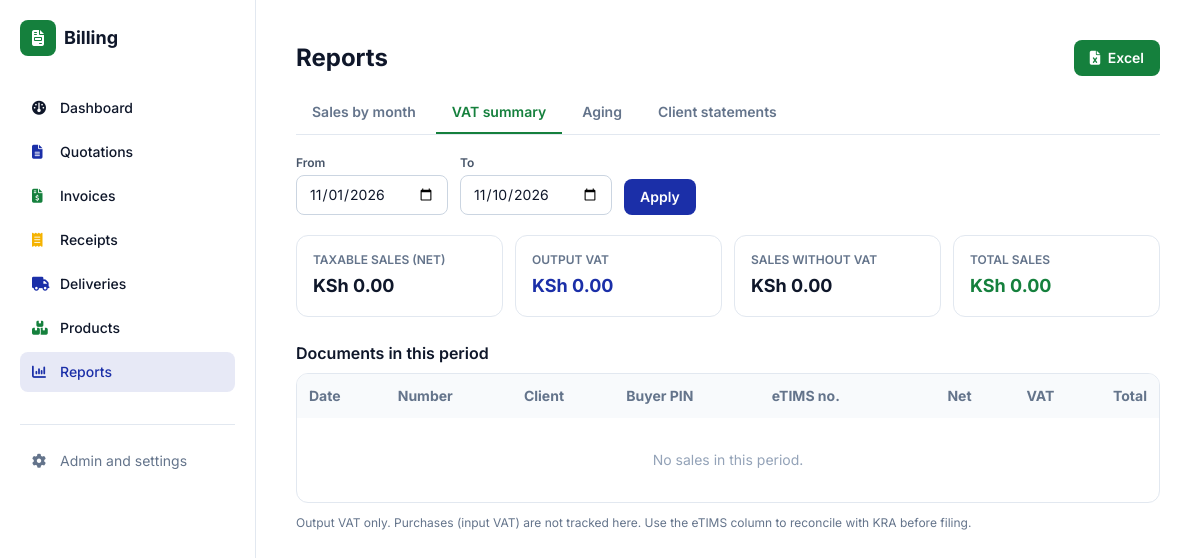
Page /reports/vat/ (signed in) on the earlier database version.
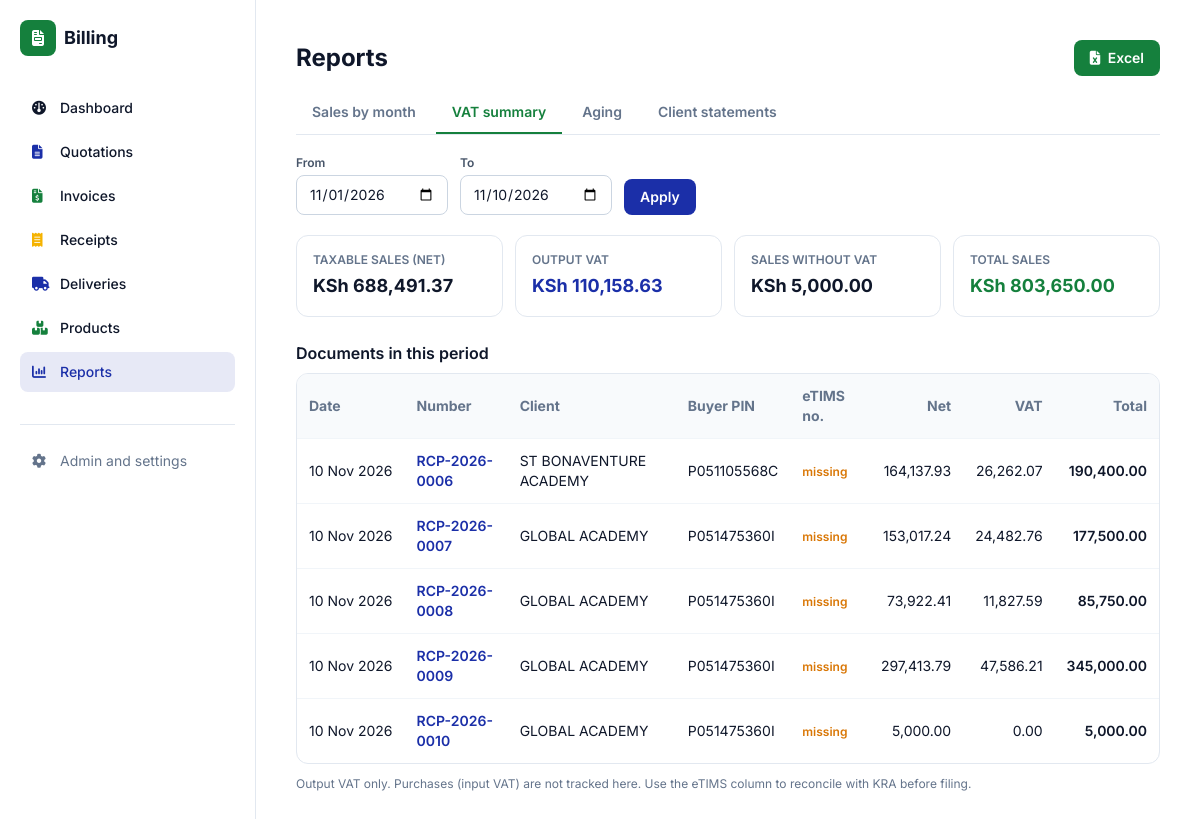
Same page on the later database version.
### documents/models.py (models this page shows, shortened)
class Document(models.Model):
    QUOTATION, INVOICE, RECEIPT = "quotation", "invoice", "receipt"
    TYPES = [(QUOTATION, "Quotation"), (INVOICE, "Invoice"), (RECEIPT, "Receipt")]
    PREFIX = {QUOTATION: "QUO", INVOICE: "INV", RECEIPT: "RCP"}
    STATUSES = [
        ("draft", "Draft"), ("sent", "Sent"), ("accepted", "Accepted"),
        ("paid", "Paid"), ("void", "Void"),
    ]
    PAYMENT_METHODS = [
        ("cash", "Cash"), ("mpesa", "M-Pesa"), ("bank", "Bank Transfer"), ("card", "Card"),
    ]
    VAT_MODES = [
        ("exclusive", "VAT exclusive (add VAT on top)"),
        ("inclusive", "VAT inclusive (prices include VAT)"),
        ("none", "No VAT"),
    ]
    doc_type = models.CharField(max_length=10, choices=TYPES)
    number = models.CharField(max_length=30, unique=True, editable=False)
    client = models.ForeignKey(Client, null=True, blank=True, on_delete=models.SET_NULL)
    client_name = models.CharField(max_length=150, blank=True, help_text="Walk-in name if no client")
    issue_date = models.DateField(default=timezone.localdate)
    due_date = models.DateField(null=True, blank=True)
    status = models.CharField(max_length=10, choices=STATUSES, default="draft")
    vat_mode = models.CharField(max_length=10, choices=VAT_MODES, default="exclusive")
    served_by = models.CharField(max_length=80, blank=True)
    discount = models.DecimalField(max_digits=12, decimal_places=2, default=0)
    payment_method = models.CharField(max_length=10, choices=PAYMENT_METHODS, blank=True)
    payment_reference = models.CharField(max_length=60, blank=True)
    notes = models.TextField(blank=True)
    terms = models.TextField(blank=True)
    buyer_pin = models.CharField("Buyer KRA PIN", max_length=20, blank=True)
    etims_invoice_no = models.CharField("eTIMS invoice no.", max_length=60, blank=True)
    etims_qr = models.CharField("eTIMS QR data or link", max_length=500, blank=True,
                                help_text="Paste the QR link or data KRA gives you for this invoice")
    share_token = models.CharField(max_length=32, unique=True, null=True, blank=True, editable=False)
    share_viewed_at = models.DateTimeField(null=True, blank=True, editable=False)
    business = models.JSONField(default=dict, blank=True, editable=False)
    source = models.ForeignKey("self", null=True, blank=True, on_delete=models.SET_NULL,
                               related_name="converted")
    created_at = models.DateTimeField(auto_now_add=True)
    class Meta:
        ordering = ["-created_at"]
    @property
    def display_client(self):
        return self.client.name if self.client else (self.client_name or "Walk-in Customer")
    @cached_property
    def biz(self):
        data = dict(self.business or {})
        if not data:
            p = BusinessProfile.get()
            data = p.snapshot() if p else {}
        for key in ("name", "tagline", "address", "phone", "email", "kra_pin",
                    "payment_details", "receipt_footer", "logo", "signature", "stamp"):
            data.setdefault(key, "")
        data.setdefault("vat_rate", "16.00")
        return SimpleNamespace(**data)
    @cached_property
    def vat_rate(self):
        return Decimal(str(self.biz.vat_rate))
    @property
    def items_total(self):
        return sum((i.line_total for i in self.items.all()), Decimal("0"))
    @property
    def gross(self):
        return max(self.items_total - self.discount, Decimal("0"))
    @property
    def net_amount(self):
        if self.vat_mode == "inclusive":
            return (self.gross / (1 + self.vat_rate / 100)).quantize(Decimal("0.01"))
        return self.gross
    @property
    def vat_amount(self):
        if self.vat_mode == "exclusive":
            return (self.gross * self.vat_rate / 100).quantize(Decimal("0.01"))
        if self.vat_mode == "inclusive":
            return self.gross - self.net_amount
        return Decimal("0")
    @property
    def total(self):
        return self.gross + self.vat_amount if self.vat_mode == "exclusive" else self.gross
    @property
    def buyer_pin_display(self):
        return self.buyer_pin or (self.client.kra_pin if self.client else "")

class Client(models.Model):
    name = models.CharField(max_length=150)
    phone = models.CharField(max_length=50, blank=True)
    email = models.EmailField(blank=True)
    address = models.TextField(blank=True)
    kra_pin = models.CharField(max_length=30, blank=True)
    class Meta:
        ordering = ["name"]

class DocumentItem(models.Model):
    document = models.ForeignKey(Document, related_name="items", on_delete=models.CASCADE)
    description = models.CharField(max_length=255)
    serial_numbers = models.TextField(blank=True, help_text="Optional, one per line")
    quantity = models.DecimalField(max_digits=10, decimal_places=2, default=1)
    unit_price = models.DecimalField(max_digits=12, decimal_places=2)
    product = models.ForeignKey("Product", null=True, blank=True, on_delete=models.SET_NULL,
                                related_name="sold_items")
    @property
    def line_total(self):
        return self.quantity * self.unit_price

### documents/report_views.py (the view, shortened to what this page needs)
# urls.py: path("reports/vat/", report_views.vat, name="report_vat"),
@login_required
def vat(request):
    today = timezone.localdate()
    start = _date(request.GET.get("from"), today.replace(day=1))
    end = _date(request.GET.get("to"), today)
    docs = list(sales_docs(start, end))
    taxable = vat_total = exempt = gross = ZERO
    by_month = {}
    for d in docs:
        m = by_month.setdefault(d.issue_date.strftime("%Y-%m"), {"net": ZERO, "vat": ZERO, "none": ZERO})
        if d.vat_mode == "none":
            exempt += d.total
            m["none"] += d.total
        else:
            taxable += d.net_amount
            vat_total += d.vat_amount
            m["net"] += d.net_amount
            m["vat"] += d.vat_amount
        gross += d.total
    return render(request, "documents/reports/vat.html", {
        "tab": "vat", "docs": docs, "start": start, "end": end, "taxable": taxable,
        "vat_total": vat_total, "exempt": exempt, "gross": gross,
        "months": sorted(by_month.items()), "querystring": _qs(request)})

### documents/report_views.py (called while the page is built)
def sales_q():
    return (Q(doc_type="invoice", status__in=["sent", "paid"]) |
            (Q(doc_type="receipt", status="paid") & ~Q(source__doc_type="invoice")))

def sales_docs(start, end):
    return (Document.objects.filter(sales_q(), issue_date__gte=start, issue_date__lte=end)
            .select_related("client").prefetch_related("items").order_by("issue_date", "id"))

def _date(value, default):
    try:
        return parse_date(value or "") or default
    except ValueError:
        return default

def _qs(request):
    params = request.GET.copy()
    params.pop("export", None)
    return params.urlencode()

### templates/documents/reports/vat.html (shortened to what this page needs)
{% extends "documents/reports/base.html" %}
{% block actions %}
<a href="?{% if querystring %}{{ querystring }}&amp;{% endif %}export=xlsx" class="no-print px-4 py-2 rounded-lg bg-brand-green text-white text-sm font-semibold text-center"><i class="fa-solid fa-file-excel mr-1"></i> Excel</a>
{% endblock %}
{% block report %}
<form method="get" class="grid grid-cols-2 md:flex md:items-end gap-3 mb-5 text-sm no-print">
  <div><label class="block text-xs font-semibold text-slate-600 mb-1">From</label><input type="date" name="from" value="{{ start|date:'Y-m-d' }}" class="w-full rounded-lg border border-slate-300 px-3 py-2"></div>
  <div><label class="block text-xs font-semibold text-slate-600 mb-1">To</label><input type="date" name="to" value="{{ end|date:'Y-m-d' }}" class="w-full rounded-lg border border-slate-300 px-3 py-2"></div>
  <button class="col-span-2 md:col-span-1 bg-brand-blue text-white font-semibold px-4 py-2 rounded-lg">Apply</button>
</form>
<div class="grid grid-cols-2 lg:grid-cols-4 gap-3 mb-6">
  <div class="rounded-xl border border-slate-200 p-4"><p class="text-xs font-semibold text-slate-500 uppercase">Taxable sales (net)</p><p class="mt-1 text-lg font-bold">KSh {{ taxable|floatformat:"2g" }}</p></div>
  <div class="rounded-xl border border-slate-200 p-4"><p class="text-xs font-semibold text-slate-500 uppercase">Output VAT</p><p class="mt-1 text-lg font-bold text-brand-blue">KSh {{ vat_total|floatformat:"2g" }}</p></div>
  <div class="rounded-xl border border-slate-200 p-4"><p class="text-xs font-semibold text-slate-500 uppercase">Sales without VAT</p><p class="mt-1 text-lg font-bold">KSh {{ exempt|floatformat:"2g" }}</p></div>
  <div class="rounded-xl border border-slate-200 p-4"><p class="text-xs font-semibold text-slate-500 uppercase">Total sales</p><p class="mt-1 text-lg font-bold text-brand-green">KSh {{ gross|floatformat:"2g" }}</p></div>
</div>
<h2 class="font-semibold mb-2">Documents in this period</h2>
<div class="rounded-xl border border-slate-200 overflow-x-auto"><table class="w-full text-sm">
  <thead class="bg-slate-50 text-left text-slate-500"><tr><th class="p-3">Date</th><th class="p-3">Number</th><th class="p-3">Client</th><th class="p-3">Buyer PIN</th><th class="p-3">eTIMS no.</th><th class="p-3 text-right">Net</th><th class="p-3 text-right">VAT</th><th class="p-3 text-right">Total</th></tr></thead>
  {% for d in docs %}<tr class="border-t border-slate-100">
    <td class="p-3 whitespace-nowrap">{{ d.issue_date|date:"d M Y" }}</td>
    <td class="p-3 font-semibold"><a class="text-brand-blue" href="{% url 'documents:detail' d.pk %}">{{ d.number }}</a></td>
    <td class="p-3">{{ d.display_client }}</td><td class="p-3">{{ d.buyer_pin_display|default:"-" }}</td>
    <td class="p-3">{% if d.etims_invoice_no %}{{ d.etims_invoice_no }}{% else %}<span class="text-amber-600 text-xs font-semibold">missing</span>{% endif %}</td>
    <td class="p-3 text-right whitespace-nowrap">{{ d.net_amount|floatformat:"2g" }}</td><td class="p-3 text-right whitespace-nowrap">{{ d.vat_amount|floatformat:"2g" }}</td>
    <td class="p-3 text-right whitespace-nowrap font-semibold">{{ d.total|floatformat:"2g" }}</td></tr>
  {% empty %}<tr><td colspan="8" class="p-8 text-center text-slate-400">No sales in this period.</td></tr>{% endfor %}
</table></div>
<p class="text-xs text-slate-500 mt-3">Output VAT only. Purchases (input VAT) are not tracked here. Use the eTIMS column to reconcile with KRA before filing.</p>
{% endblock %}

### templates/documents/reports/base.html (shortened to what this page needs)
{% extends "base.html" %}
{% block content %}
<div class="flex flex-col sm:flex-row sm:items-center sm:justify-between gap-3 mb-4 no-print">
  <h1 class="text-2xl font-bold">Reports</h1>
  {% block actions %}{% endblock %}
</div>
<div class="flex gap-1 overflow-x-auto border-b border-slate-200 mb-5 text-sm font-semibold no-print">
  <a href="{% url 'documents:report_sales' %}" class="px-4 py-2.5 whitespace-nowrap {% if tab == 'sales' %}border-b-2 border-brand-green text-brand-green{% else %}text-slate-500 hover:text-brand-ink{% endif %}">Sales by month</a>
  <a href="{% url 'documents:report_vat' %}" class="px-4 py-2.5 whitespace-nowrap {% if tab == 'vat' %}border-b-2 border-brand-green text-brand-green{% else %}text-slate-500 hover:text-brand-ink{% endif %}">VAT summary</a>
  <a href="{% url 'documents:report_aging' %}" class="px-4 py-2.5 whitespace-nowrap {% if tab == 'aging' %}border-b-2 border-brand-green text-brand-green{% else %}text-slate-500 hover:text-brand-ink{% endif %}">Aging</a>
  <a href="{% url 'documents:report_statements' %}" class="px-4 py-2.5 whitespace-nowrap {% if tab == 'statements' %}border-b-2 border-brand-green text-brand-green{% else %}text-slate-500 hover:text-brand-ink{% endif %}">Client statements</a>
</div>
{% block report %}{% endblock %}
{% endblock %}

### templates/base.html (shortened to what this page needs)
<!DOCTYPE html>
<html lang="en">
<head>
  <script src="https://cdn.tailwindcss.com"></script>
  <link rel="stylesheet" href="https://cdnjs.cloudflare.com/ajax/libs/font-awesome/6.5.2/css/all.min.css">
</head>
<body class="bg-white text-brand-ink font-sans antialiased">
{% with t=request.resolver_match.url_name %}
  <div class="md:flex min-h-screen">
    <aside id="sidebar"
      class="fixed md:sticky top-0 left-0 z-50 md:self-start h-screen w-64 shrink-0 overflow-y-auto bg-white border-r border-slate-200 p-5
             -translate-x-full md:translate-x-0 transition-transform duration-200">
      <div class="flex items-center justify-between mb-8">
        <div class="flex items-center gap-2">
          <span class="h-9 w-9 rounded-lg bg-brand-green text-white grid place-items-center"><i class="fa-solid fa-file-invoice"></i></span>
          <span class="font-bold text-lg">Billing</span>
        </div>
      </div>
      <nav class="space-y-1 text-sm font-medium">
        <a href="{% url 'documents:dashboard' %}"
           class="flex items-center gap-3 px-3 py-2.5 rounded-lg {% if t == 'dashboard' %}bg-brand-green/10 text-brand-green{% else %}hover:bg-slate-100{% endif %}">
          <i class="fa-solid fa-gauge w-4"></i> Dashboard</a>
        <a href="{% url 'documents:list' 'quotation' %}"
           class="flex items-center gap-3 px-3 py-2.5 rounded-lg {% if doc_type == 'quotation' or doc.doc_type == 'quotation' %}bg-brand-blue/10 text-brand-blue{% else %}hover:bg-slate-100{% endif %}">
          <i class="fa-solid fa-file-lines w-4 text-brand-blue"></i> Quotations</a>
        <a href="{% url 'documents:list' 'invoice' %}"
           class="flex items-center gap-3 px-3 py-2.5 rounded-lg {% if doc_type == 'invoice' or doc.doc_type == 'invoice' %}bg-brand-green/10 text-brand-green{% else %}hover:bg-slate-100{% endif %}">
          <i class="fa-solid fa-file-invoice-dollar w-4 text-brand-green"></i> Invoices</a>
        <a href="{% url 'documents:list' 'receipt' %}"
           class="flex items-center gap-3 px-3 py-2.5 rounded-lg {% if doc_type == 'receipt' or doc.doc_type == 'receipt' %}bg-brand-gold/20 text-yellow-800{% else %}hover:bg-slate-100{% endif %}">
          <i class="fa-solid fa-receipt w-4 text-brand-gold"></i> Receipts</a>
        <a href="{% url 'documents:delivery_list' %}"
           class="flex items-center gap-3 px-3 py-2.5 rounded-lg {% if 'delivery' in t %}bg-brand-blue/10 text-brand-blue{% else %}hover:bg-slate-100{% endif %}">
          <i class="fa-solid fa-truck w-4 text-brand-blue"></i> Deliveries</a>
        <a href="{% url 'documents:product_list' %}"
           class="flex items-center gap-3 px-3 py-2.5 rounded-lg {% if 'product' in t %}bg-brand-green/10 text-brand-green{% else %}hover:bg-slate-100{% endif %}">
          <i class="fa-solid fa-boxes-stacked w-4 text-brand-green"></i> Products</a>
        <a href="{% url 'documents:report_sales' %}"
           class="flex items-center gap-3 px-3 py-2.5 rounded-lg {% if 'report' in t %}bg-brand-blue/10 text-brand-blue{% else %}hover:bg-slate-100{% endif %}">
          <i class="fa-solid fa-chart-column w-4 text-brand-blue"></i> Reports</a>
      </nav>
      <div class="mt-8 pt-4 border-t border-slate-200 text-sm">
        <a href="/admin/" class="flex items-center gap-3 px-3 py-2.5 rounded-lg text-slate-500 hover:bg-slate-100">
          <i class="fa-solid fa-gear w-4"></i> Admin and settings</a>
      </div>
    </aside>
    <main class="flex-1 min-w-0 p-4 sm:p-6 lg:p-10">
      {% block content %}{% endblock %}
    </main>
  </div>
{% endwith %}
</body>
</html>

### templates/base.html (style rules this page uses)
html { -webkit-text-size-adjust: 100%; }

Differences in the rows shown:
added Document: issue_date "10 Nov 2026", number "RCP-2026-0006", display_client "ST BONAVENTURE ACADEMY", buyer_pin_display "P051105568C", etims_invoice_no "missing", net_amount "164,137.93", vat_amount "26,262.07", total "190,400.00"
added Document: issue_date "10 Nov 2026", number "RCP-2026-0007", display_client "GLOBAL ACADEMY", buyer_pin_display "P051475360I", etims_invoice_no "missing", net_amount "153,017.24", vat_amount "24,482.76", total "177,500.00"
added Document: issue_date "10 Nov 2026", number "RCP-2026-0008", display_client "GLOBAL ACADEMY", buyer_pin_display "P051475360I", etims_invoice_no "missing", net_amount "73,922.41", vat_amount "11,827.59", total "85,750.00"
added Document: issue_date "10 Nov 2026", number "RCP-2026-0009", display_client "GLOBAL ACADEMY", buyer_pin_display "P051475360I", etims_invoice_no "missing", net_amount "297,413.79", vat_amount "47,586.21", total "345,000.00"
added Document: issue_date "10 Nov 2026", number "RCP-2026-0010", display_client "GLOBAL ACADEMY", buyer_pin_display "P051475360I", etims_invoice_no "missing", net_amount "5,000.00", vat_amount "0.00", total "5,000.00"
Other differences:
{{ taxable|floatformat:"2g" }}: "0.00" → "688,491.37"
{{ vat_total|floatformat:"2g" }}: "0.00" → "110,158.63"
{{ exempt|floatformat:"2g" }}: "0.00" → "5,000.00"
{{ gross|floatformat:"2g" }}: "0.00" → "803,650.00"
text no longer shown: "No sales in this period."
